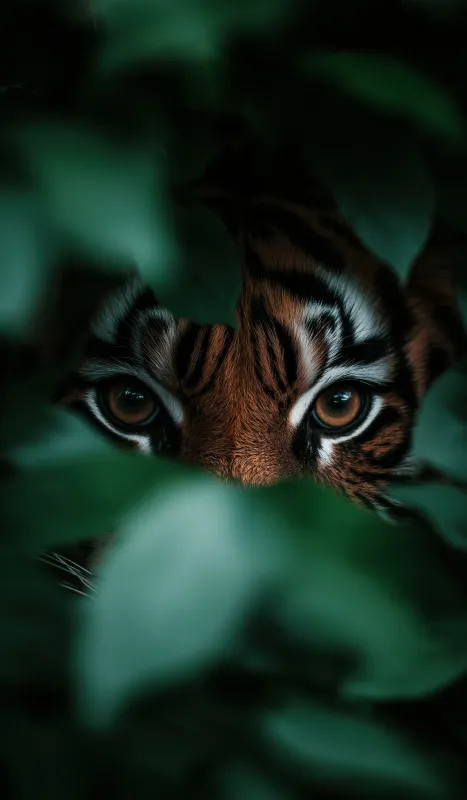
#> input picture image.png, 467 x 800 px
$ python exam2.py
#> lines starting #> are read from the running program, lines starting #| are printed output that depends on the picture
import numpy as np
import matplotlib.pyplot as plt
import cv2

img1 = cv2.imread("image.png")
#> img1 is the input picture: shape (800, 467, 3); mean B, G, R 31.1, 41.5, 21.6
img2 = cv2.imread("image2.png")
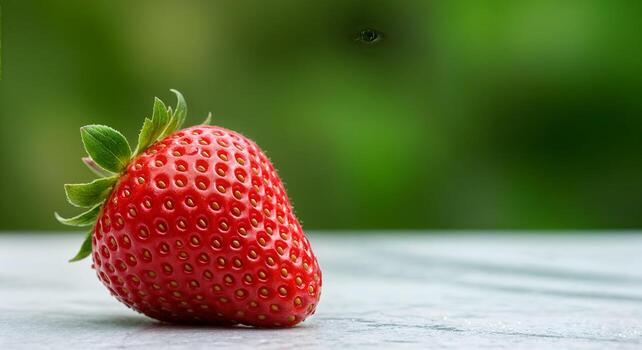
#> input picture image2.png, 642 x 350 px
#> img2 is the input picture: shape (350, 642, 3); mean B, G, R 73.5, 116.1, 112.3
img2 = cv2.resize(img2, (img1.shape[1], img1.shape[0]))
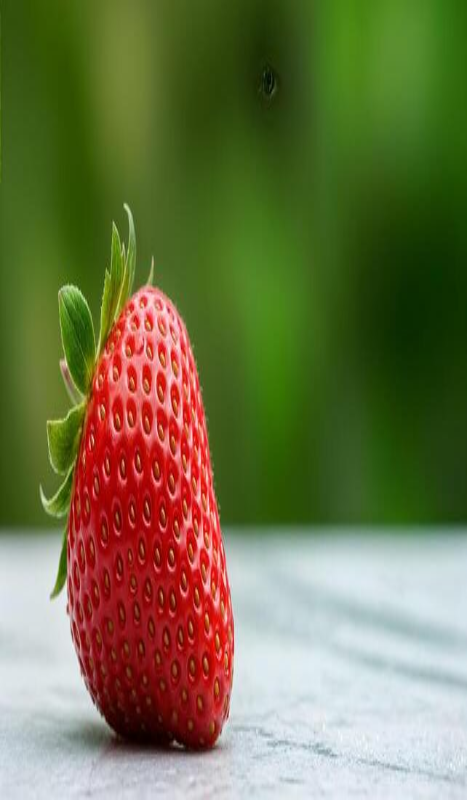
#> img2: shape (800, 467, 3); mean B, G, R 73.4, 116, 112.2
g = img1.astype(int) + img2.astype(int)
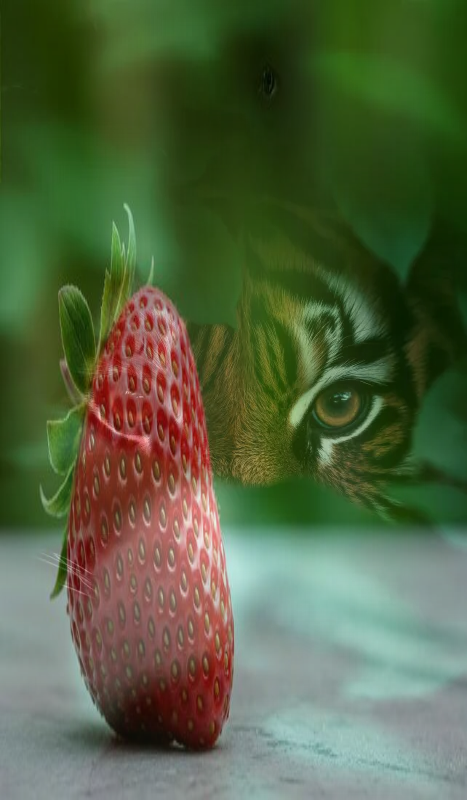
#> g: shape (800, 467, 3) int64; mean B, G, R 104.5, 157.5, 133.7; drawn with min black and max white

g = np.clip(g, 0, 255).astype(np.uint8)
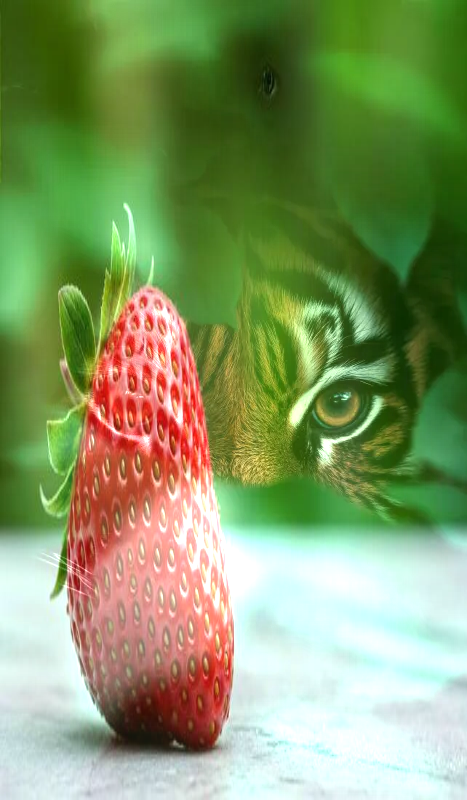
#> g: shape (800, 467, 3); mean B, G, R 102.4, 154, 132.2

crimg = g
img = cv2.cvtColor(crimg, cv2.COLOR_BGR2GRAY)
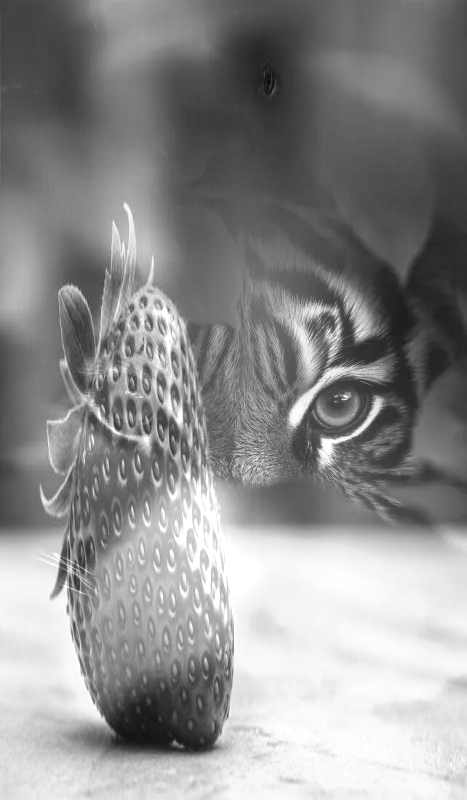
#> img: shape (800, 467); min 11, max 255, mean 141.6
l = 256
hist = np.zeros(l)
for p in img.flatten():
    hist[p] += 1
#> this loop made 373600 passes
#> p on passes 1 to 3: 67, 71, 65
#> after the loop, hist = 256 values, max 5178 at index 248, min 0 at index 0, mean 1459.4

cdf = np.cumsum(hist / img.size)
#> cdf = 256 values from 0 to 1
equilize = np.round((l - 1) * cdf).astype(np.uint8)[img]
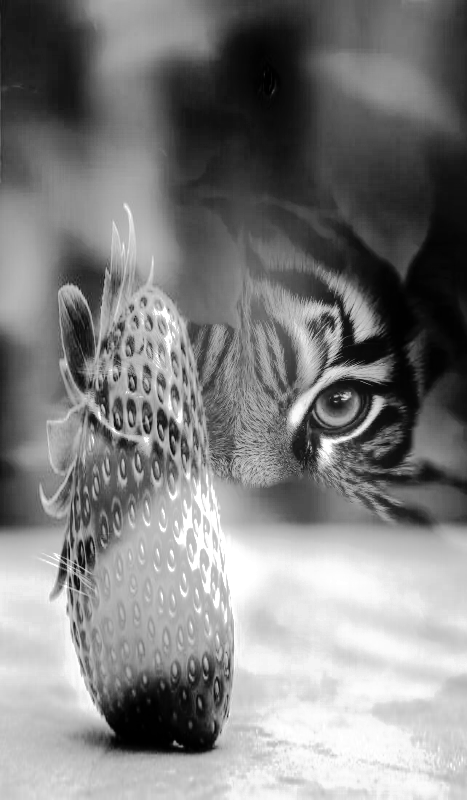
#> equilize: shape (800, 467); min 0, max 255, mean 128.2

plt.figure(figsize=[12, 8])
plt.subplot(232)
plt.imshow(cv2.cvtColor(img1, cv2.COLOR_BGR2RGB))
plt.subplot(233)
plt.imshow(cv2.cvtColor(img2, cv2.COLOR_BGR2RGB))
plt.subplot(234)
plt.imshow(cv2.cvtColor(crimg, cv2.COLOR_BGR2RGB))
plt.subplot(235)
plt.hist(img.flatten(), 256)
plt.subplot(236)
plt.hist(equilize.flatten(), 256)
plt.tight_layout()
plt.show()
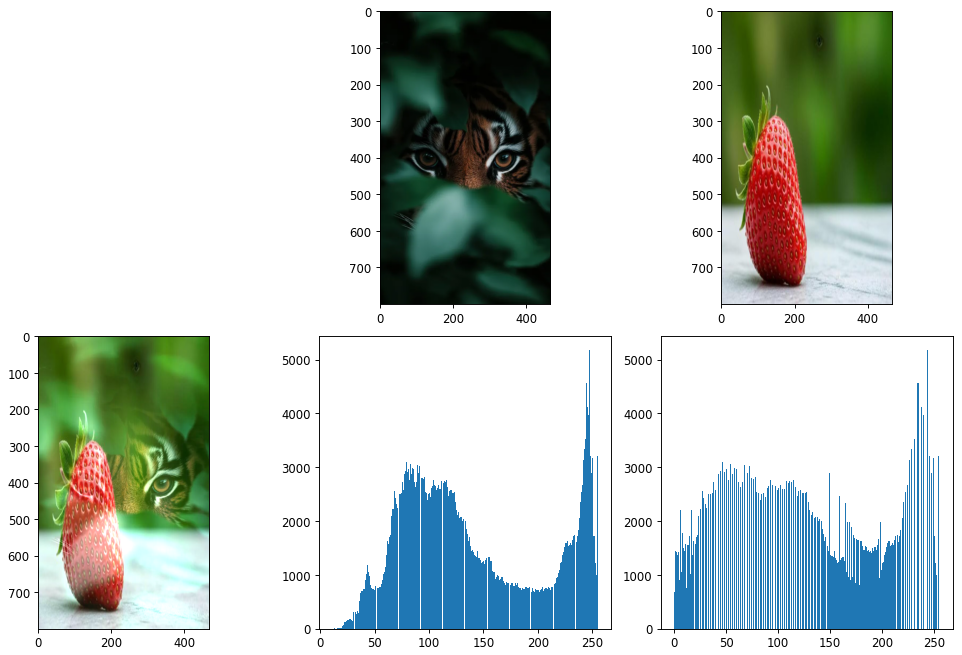
#> figure drawn by matplotlib, 5 panels; panel 4: tallest bar 5178 high, from x = 247.4 to 248.3; panel 5: tallest bar 5178 high, from x = 243 to 244
